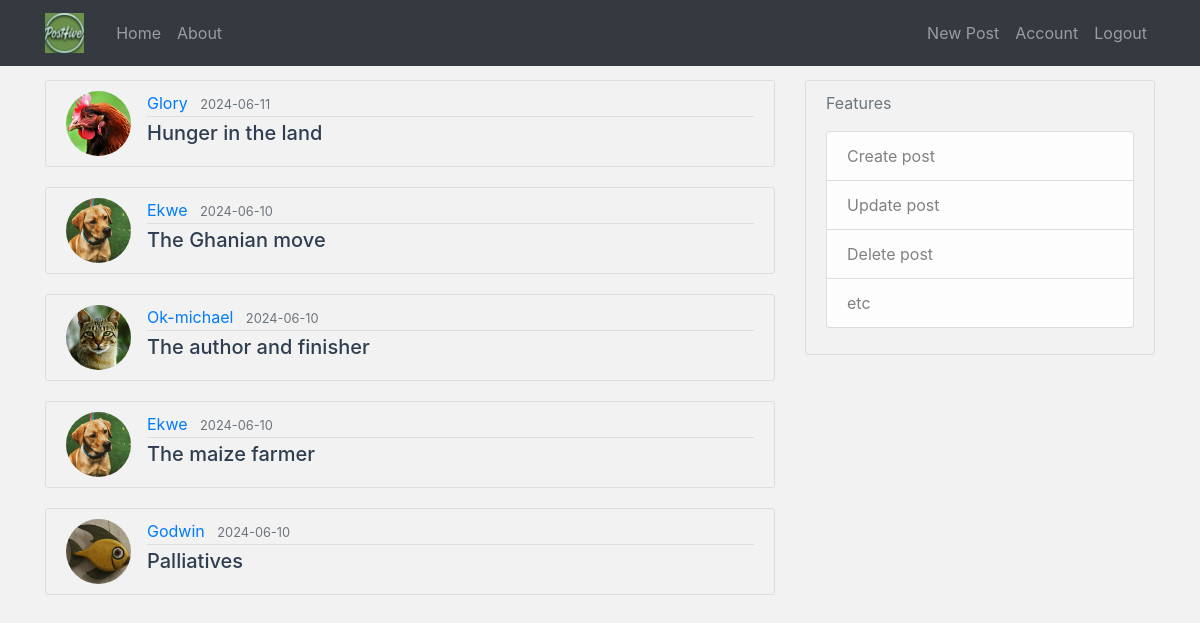
Screenshot of /home (signed in) with the database file from the repository.
### posthive/models.py (models this page shows, shortened)
class Post(db.Model):
    id = db.Column(db.Integer, primary_key=True)
    title = db.Column(db.String(100), nullable=False)
    date_posted = db.Column(db.DateTime, nullable=False, default=datetime.utcnow)
    content = db.Column(db.Text, nullable=False)
    user_id = db.Column(db.Integer, db.ForeignKey('user.id'), nullable=False)

class User(db.Model, UserMixin):
    id = db.Column(db.Integer, primary_key=True)
    username = db.Column(db.String(20), unique=True, nullable=False)
    email = db.Column(db.String(120), unique=True, nullable=False)
    image_file = db.Column(db.String(20), nullable=False, default='default.png')
    password = db.Column(db.String(60), nullable=False)
    posts = db.relationship('Post', backref='author', lazy=True)
    """
    @property
    def is_authenticated(self):
        return True

    @property
    def is_anonymous(self):
        return False

    @property
    def is_active(self):
        return True  # Or your custom logic

    def get_id(self):
        return str(self.id)
    """

### posthive/routes.py (the view)
@app.route('/')
@app.route('/home')
def home():
    page = request.args.get('page', 1, type=int)
    posts = Post.query.order_by(Post.date_posted.desc()).paginate(page=page, per_page=5)
    return render_template('home.html', posts=posts)

### posthive/models.py (called while the page is built)
@login_manager.user_loader
def load_user(user_id):
    return User.query.get(int(user_id))

### posthive/templates/home.html
{% extends "layout.html" %}
{% block content %}
    {% for post in posts %}
        <article class="media content-section">
          <img class="rounded-circle article-img" src="{{ url_for('static',
            filename='profile_pics/' + post.author.image_file) }}">
          <div class="media-body">
            <div class="article-metadata">
              <a class="mr-2" href="#">{{ post.author.username }}</a>
              <small class="text-muted">{{ post.date_posted.strftime('%Y-%m-%d') }}</small>
            </div>
            <h5><a class="article-title" href="{{ url_for('post', post_id=post.id) }}">{{ post.title }}</a></h5>
          </div>
        </article>
    {% endfor %}
{% endblock content %}

### posthive/static/main.css (style rules this page uses)
body { background-color: #f2f2f2; color: #2e3e50; margin-top: 5rem; }
h1, h2, h3, h4, h5, h6 { color: #2e3e50; }
.content-section { background-color: #f2f2f2; padding: 10px 20px; border: 1px solid #dddddd; border-radius: 3px; margin-bottom: 20px; }
.article-title { color: #2e3e50; }
.article-img { height: 65px; width: 65px; margin-right: 16px; }
.article-metadata { padding-bottom: 1px; margin-bottom: 4px; border-bottom: 1px solid #dddddd; }

### rows the page displays
Post: image_file (picture), author.username "Glory", date_posted "2024-06-11", title "Hunger in the land"
Post: image_file (picture), author.username "Ekwe", date_posted "2024-06-10", title "The Ghanian move"
Post: image_file (picture), author.username "Ok-michael", date_posted "2024-06-10", title "The author and finisher"
Post: image_file (picture), author.username "Ekwe", date_posted "2024-06-10", title "The maize farmer"
Post: image_file (picture), author.username "Godwin", date_posted "2024-06-10", title "Palliatives"
